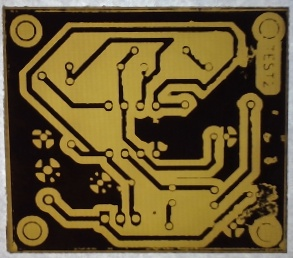
#> input picture pcb-dataset/pcb/3_pcb_output2034.jpg, 293 x 258 px, found by its file name
$ python pcb2-main-detection.py
#> lines starting #> are read from the running program, lines starting #| are printed output that depends on the picture; after the words box and inside, x2 and y2 are one past the last pixel; in counts of white or black regions, pixels touching at a corner belong together
import cv2
import numpy as np
import matplotlib.pyplot as plt


def load_and_resize_images(template_path, defective_path):
    """โหลดและปรับขนาดภาพให้เท่ากัน"""
    template = cv2.imread(template_path, cv2.IMREAD_GRAYSCALE)
    defective = cv2.imread(defective_path, cv2.IMREAD_GRAYSCALE)

    if template is None or defective is None:
        raise ValueError("ไม่สามารถโหลดภาพได้ ตรวจสอบ path อีกครั้ง")

    # ปรับขนาดให้เท่ากันโดยใช้ขนาดของภาพที่เล็กกว่า
    min_height = min(template.shape[0], defective.shape[0])
    min_width = min(template.shape[1], defective.shape[1])

    template = cv2.resize(template, (min_width, min_height))
    defective = cv2.resize(defective, (min_width, min_height))

    return template, defective


def enhanced_preprocess(img):
    """ปรับปรุงภาพก่อนประมวลผล"""
    # CLAHE สำหรับปรับความคมชัด
    clahe = cv2.createCLAHE(clipLimit=2.0, tileGridSize=(8, 8))
    img = clahe.apply(img)

    # Gaussian Blur เพื่อลด noise
    img = cv2.GaussianBlur(img, (5, 5), 0)

    return img


def align_images(template, defective):
    """จัดตำแหน่งภาพโดยใช้ feature matching"""
    # สร้าง ORB detector
    orb = cv2.ORB_create(
        nfeatures=10000, scaleFactor=1.2, nlevels=8, edgeThreshold=15, patchSize=31
    )

    # หาจุดสำคัญและคำอธิบาย
    kp1, des1 = orb.detectAndCompute(template, None)
    kp2, des2 = orb.detectAndCompute(defective, None)

    # Feature Matching
    FLANN_INDEX_LSH = 6
    index_params = dict(
        algorithm=FLANN_INDEX_LSH, table_number=6, key_size=12, multi_probe_level=1
    )
    search_params = dict(checks=50)
    flann = cv2.FlannBasedMatcher(index_params, search_params)
    matches = flann.knnMatch(des1, des2, k=2)

    # เลือกเฉพาะ good matches โดยใช้ Lowe's ratio test
    good_matches = []
    for m, n in matches:
        if m.distance < 0.7 * n.distance:
            good_matches.append(m)

    # หา Homography matrix
    if len(good_matches) > 10:
        src_pts = np.float32([kp1[m.queryIdx].pt for m in good_matches]).reshape(
            -1, 1, 2
        )
        dst_pts = np.float32([kp2[m.trainIdx].pt for m in good_matches]).reshape(
            -1, 1, 2
        )
        H, mask = cv2.findHomography(dst_pts, src_pts, cv2.RANSAC, 5.0)
        aligned = cv2.warpPerspective(
            defective, H, (template.shape[1], template.shape[0])
        )
        return aligned, H, good_matches
    else:
        raise ValueError(f"ไม่พบจุดที่匹配กันเพียงพอ ({len(good_matches)}/10)")


def detect_defects(template, aligned):
    """ตรวจจับข้อบกพร่องโดยเปรียบเทียบกับ template"""
    # หาความแตกต่างระหว่างภาพ
    diff = cv2.absdiff(template, aligned)

    # Thresholding แบบผสม
    _, thresh_otsu = cv2.threshold(diff, 0, 255, cv2.THRESH_BINARY + cv2.THRESH_OTSU)
    thresh_range = cv2.inRange(diff, 100, 255)
    combined_thresh = cv2.bitwise_or(thresh_otsu, thresh_range)

    # Morphological operations เพื่อลบ noise
    kernel = np.ones((3, 3), np.uint8)
    cleaned = cv2.morphologyEx(combined_thresh, cv2.MORPH_OPEN, kernel, iterations=1)
    cleaned = cv2.morphologyEx(cleaned, cv2.MORPH_CLOSE, kernel, iterations=2)

    # หา contours ของข้อบกพร่อง
    contours, _ = cv2.findContours(cleaned, cv2.RETR_EXTERNAL, cv2.CHAIN_APPROX_SIMPLE)

    # กรอง contours ที่เล็กเกินไป (อาจเป็น noise)
    min_contour_area = 50
    filtered_contours = [c for c in contours if cv2.contourArea(c) > min_contour_area]

    return diff, cleaned, filtered_contours


def visualize_results(template, defective, aligned, diff, cleaned, contours):
    """แสดงผลลัพธ์"""
    # สร้างภาพที่มีการทำเครื่องหมายข้อบกพร่อง
    result = cv2.cvtColor(aligned, cv2.COLOR_GRAY2BGR)
    cv2.drawContours(result, contours, -1, (0, 0, 255), 2)

    # แสดงภาพทั้งหมด
    plt.figure(figsize=(18, 12))

    plt.subplot(2, 3, 1)
    plt.imshow(template, cmap="gray")
    plt.title("Template Image")
    plt.axis("off")

    plt.subplot(2, 3, 2)
    plt.imshow(defective, cmap="gray")
    plt.title("Defective Image")
    plt.axis("off")

    plt.subplot(2, 3, 3)
    plt.imshow(aligned, cmap="gray")
    plt.title("Aligned Image")
    plt.axis("off")

    plt.subplot(2, 3, 4)
    plt.imshow(diff, cmap="gray")
    plt.title("Difference Map")
    plt.axis("off")

    plt.subplot(2, 3, 5)
    plt.imshow(cleaned, cmap="gray")
    plt.title("Thresholded Difference")
    plt.axis("off")

    plt.subplot(2, 3, 6)
    plt.imshow(result)
    plt.title("Detected Defects (Red)")
    plt.axis("off")

    plt.tight_layout()
    plt.show()


def main():
    # ระบุ path ของภาพ
    template_path = "pcb-dataset/pcb/3_pcb_output2034.jpg"
    defective_path = "pcb-dataset/pcb/4_pcb_output2371.jpg"

    try:
        # โหลดและปรับขนาดภาพ
        template, defective = load_and_resize_images(template_path, defective_path)
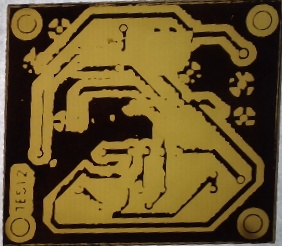
#> input picture pcb-dataset/pcb/4_pcb_output2371.jpg, 282 x 246 px, found by its file name
#> in load_and_resize_images, `defective = cv2.imread(defective_path, cv2.IMREAD_GRAYSCALE)`:
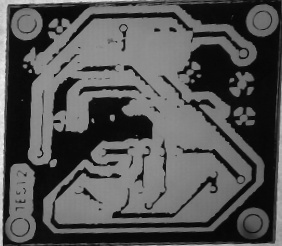
#> defective: shape (246, 282); min 1, max 244, mean 83.2
#> in load_and_resize_images, `template = cv2.resize(template, (min_width, min_height))`:
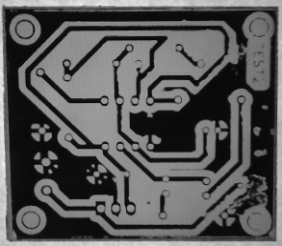
#> template: shape (246, 282); min 4, max 242, mean 88.3

        # ปรับปรุงภาพก่อนประมวลผล
        template_proc = enhanced_preprocess(template)
        defective_proc = enhanced_preprocess(defective)
#> in enhanced_preprocess (call 2), `img = cv2.GaussianBlur(img, (5, 5), 0)`:
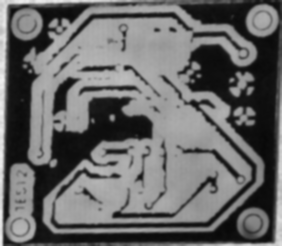
#> img: shape (246, 282); min 8, max 240, mean 103.9

        # จัดตำแหน่งภาพ
        aligned, H, good_matches = align_images(template_proc, defective_proc)
#> in align_images, `kp1, des1 = orb.detectAndCompute(template, None)`: kp1 = 2177 keypoints; strongest (x, y, size): (131, 119, 92.6), (108, 199, 64.3), (112, 193, 64.3), (107, 197, 77.1)
#> in align_images, `kp2, des2 = orb.detectAndCompute(defective, None)`: kp2 = 1751 keypoints; strongest (x, y, size): (87, 156, 64.3), (147, 129, 111.1), (82, 162, 77.1), (88, 156, 53.6)
#> in align_images, `matches = flann.knnMatch(des1, des2, k=2)`: matches = 2177 matches
#> after the loop in align_images, `for m, n in matches:`: good_matches = 215 matches
#> in align_images, `src_pts = np.float32([kp1[m.queryIdx].pt for m in good_matches]).resha..`: src_pts = 215 rows, first 8: [65, 22], [69, 26], [155, 42], [65, 59], [66, 63], [66, 68], [18, 69], [31, 73]
#> in align_images, `dst_pts = np.float32([kp2[m.trainIdx].pt for m in good_matches]).resha..`: dst_pts = 215 rows, first 8: [212, 230], [208, 226], [123, 211], [214, 192], [213, 188], [214, 184], [263, 181], [250, 178]
#> in align_images, `H, mask = cv2.findHomography(dst_pts, src_pts, cv2.RANSAC, 5.0)`: H = [[-0.959, -0.0704, 281.7], [-0.0147, -0.945, 241.8], [6.59e-06, -0.000157, 1]]; mask = 215 values, max 1 at index 0, min 0 at index 15, mean 0.944
#> in align_images, `aligned = cv2.warpPerspective( defective, H, (template.shape[1], templ..`:
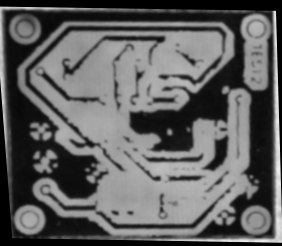
#> aligned: shape (246, 282); min 0, max 239, mean 95.1
#> good_matches = 215 matches

        # ตรวจจับข้อบกพร่อง
        diff, cleaned, contours = detect_defects(template_proc, aligned)
#> in detect_defects, `_, thresh_otsu = cv2.threshold(diff, 0, 255, cv2.THRESH_BINARY + cv2.T..`:
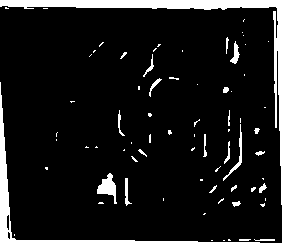
#> thresh_otsu: shape (246, 282); 10.2% white; 74 white regions (50 under 20 px), largest, box (x1, y1, x2, y2) and area: (0, 0, 282, 205) 3145, (0, 82, 282, 246) 2396, (97, 173, 117, 204) 293
#> in detect_defects, `cleaned = cv2.morphologyEx(combined_thresh, cv2.MORPH_OPEN, kernel, it..`: cleaned: shape (246, 282); 8.8% white; 23 white regions (7 under 20 px), largest, box (x1, y1, x2, y2) and area: (0, 0, 282, 166) 2933, (0, 95, 282, 246) 2340, (97, 174, 116, 196) 271
#> in detect_defects, `cleaned = cv2.morphologyEx(cleaned, cv2.MORPH_CLOSE, kernel, iteration..`: cleaned: shape (246, 282); 8.9% white; 20 white regions (7 under 20 px)
#> in detect_defects, `contours, _ = cv2.findContours(cleaned, cv2.RETR_EXTERNAL, cv2.CHAIN_A..`: contours = 20 contours, 11 with area under 20; largest, box (x1, y1, x2, y2) and area: (0, 0, 282, 166) 2632, (0, 95, 282, 246) 1914, (97, 174, 116, 196) 240, (231, 44, 239, 63) 71, (125, 178, 129, 204) 52
#> in detect_defects, `filtered_contours = [c for c in contours if cv2.contourArea(c) > min_c..`: filtered_contours = 5 contours; box (x1, y1, x2, y2) and area: (0, 0, 282, 166) 2632, (0, 95, 282, 246) 1914, (97, 174, 116, 196) 240, (231, 44, 239, 63) 71, (125, 178, 129, 204) 52
#> contours has the same summary as filtered_contours in detect_defects

        # แสดงผลลัพธ์
        visualize_results(
            template_proc, defective_proc, aligned, diff, cleaned, contours
        )
#> in visualize_results, `cv2.drawContours(result, contours, -1, (0, 0, 255), 2)`:
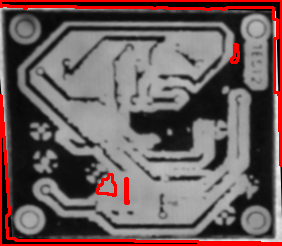
#> result: shape (246, 282, 3); mean B, G, R 92.5, 92.5, 109.9

        # แสดงจำนวนข้อบกพร่องที่พบ
        print(f"พบข้อบกพร่องทั้งหมด: {len(contours)} จุด")
#| พบข้อบกพร่องทั้งหมด: 5 จุด

    except Exception as e:
        print(f"เกิดข้อผิดพลาด: {e}")


if __name__ == "__main__":
    main()
